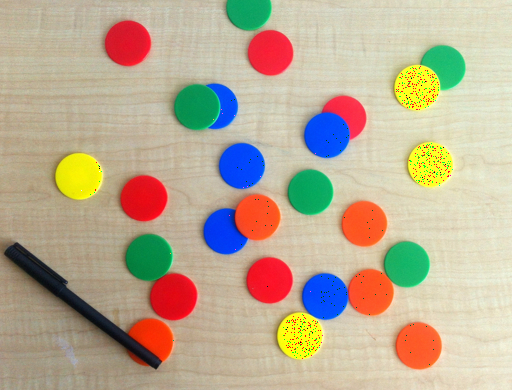
#> input picture Assignment1/Circles_gauss.png, 512 x 390 px
$ python Filtering.py
#> lines starting #> are read from the running program, lines starting #| are printed output that depends on the picture
import cv2
import matplotlib.pyplot as plt
import numpy as np

img_clean_path = "./Circles.png"
img_gauss_path = "./Circles_gauss.png"

# Read image
img_noisy = cv2.imread(img_gauss_path)
#> img_noisy is the input picture: shape (390, 512, 3); mean B, G, R 147.1, 171.9, 187.1

# Filter image using 5x5, sigmaX = 0
res1 = cv2.GaussianBlur(img_noisy, (5,5), 0)

# Convert to RGB for matplotlib
res1 = cv2.cvtColor(res1, cv2.COLOR_BGR2RGB)

kernel = np.ones((5,5), np.float32)/(5*5)

# Filter using Box
res2 = cv2.filter2D(img_noisy, -1, kernel)
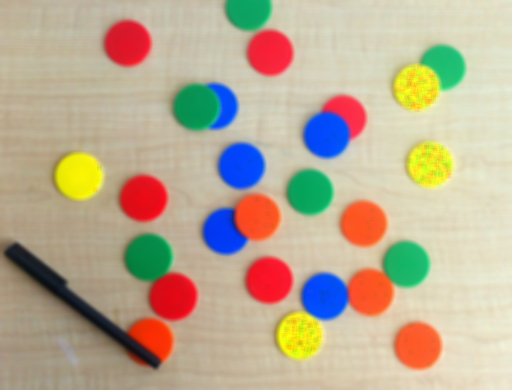
#> res2: shape (390, 512, 3); mean B, G, R 147.1, 171.9, 187.1

# Convert from BGR to RGB
res2 = cv2.cvtColor(res2, cv2.COLOR_BGR2RGB)

plt.subplot(121), plt.imshow(res2)
plt.title("Circles w/ Box 5x5"), plt.xticks([]), plt.yticks([])
plt.subplot(122), plt.imshow(res1)
plt.title("Circles w/ Gaussian 5x5"), plt.xticks([]), plt.yticks([])
plt.show()
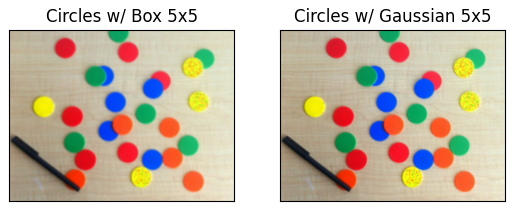
#> figure drawn by matplotlib, 2 panels

$ run again, with Assignment1/rice.png copied over Assignment1/Circles_gauss.png
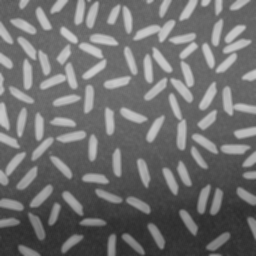
#> input picture Assignment1/rice.png, 256 x 256 px
#> img_noisy is the input picture: shape (256, 256, 3); min 44, max 204, mean 111.2
#> `plt.show()`:
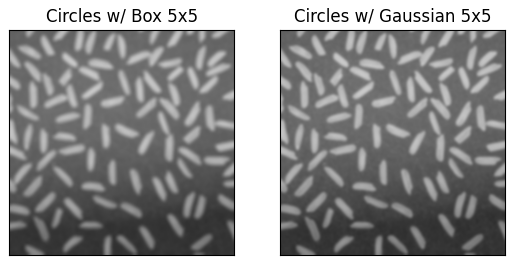
#> figure drawn by matplotlib, 2 panels

$ run again, with Assignment1/dolphin.jpg saved as Assignment1/Circles_gauss.png
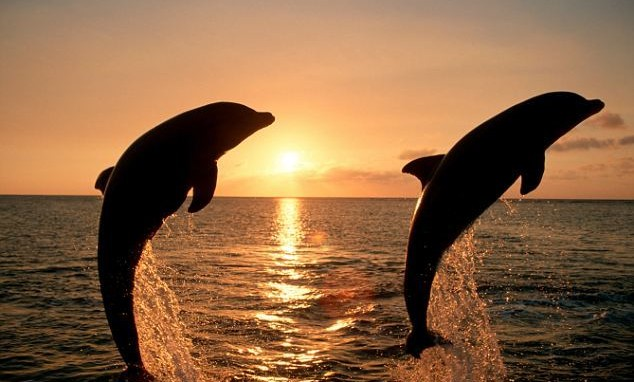
#> input picture Assignment1/dolphin.jpg, 634 x 382 px
#> img_noisy is the input picture: shape (382, 634, 3); mean B, G, R 67.5, 101.3, 140
#> `res1 = cv2.GaussianBlur(img_noisy, (5,5), 0)`:
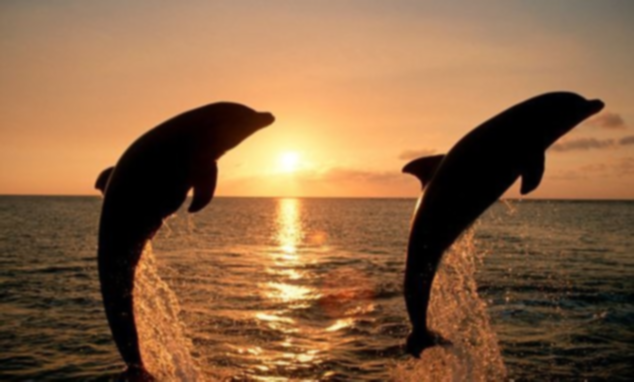
#> res1: shape (382, 634, 3); mean B, G, R 67.5, 101.3, 140
#> `plt.show()`:
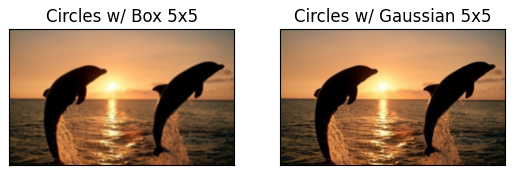
#> figure drawn by matplotlib, 2 panels
